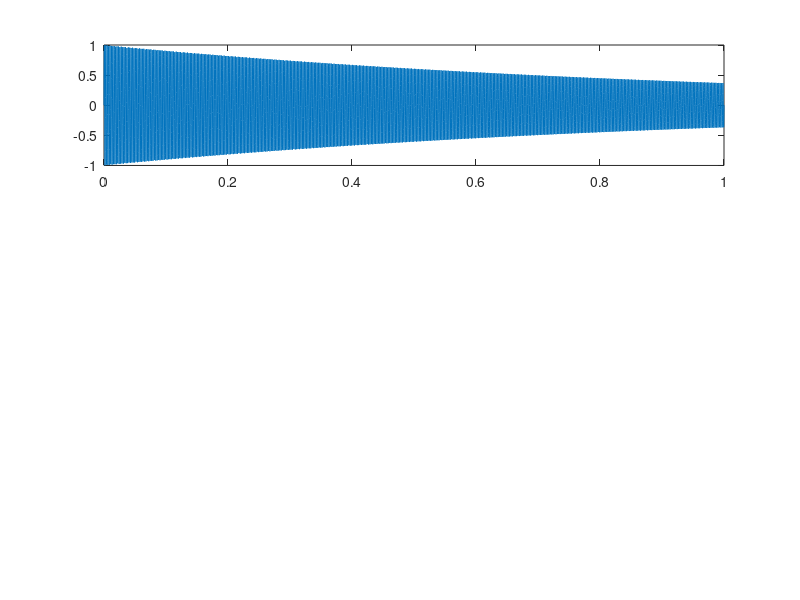

Source code (MATLAB): (Note: this script raises an error after producing the figure.)
% 基础参数
fs = 8192;         % 采样频率
f = 440;           % 音符频率
rhythm = 1;        % 音符持续时间为1秒

% 生成基础正弦波形
t = linspace(0, rhythm, fs * rhythm);
y = sin(2 * pi * f * t);

% 指数衰减
exp_decay = exp(-t/rhythm);
y_exp = y .* exp_decay;

% 线性衰减
lin_decay = linspace(1, 0, length(t));
y_lin = y .* lin_decay;

% 平方衰减
sqr_decay = (1 - (t/rhythm)).^2;
y_sqr = y .* sqr_decay;

% 播放不同衰减的波形
sound(y_exp, fs);
pause(rhythm + 0.5);
sound(y_lin, fs);
pause(rhythm + 0.5);
sound(y_sqr, fs);

% 绘制波形
figure;
subplot(3,1,1);
plot(t, y_exp);
title('12111008屠耘诚','Exponential Decay');

subplot(3,1,2);
plot(t, y_lin);
title('Linear Decay');

subplot(3,1,3);
plot(t, y_sqr);
title('Square Decay');